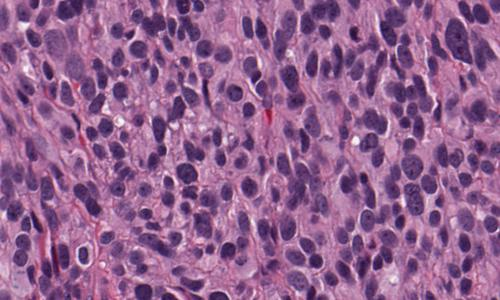
#> input picture process/stardist_elise/data/images/histo.jpg, 500 x 300 px
$ python -i imdisplay.py   (imports and definitions only)
#> lines starting #> are read from the running program, lines starting #| are printed output that depends on the picture
#> further down, picture is the input picture: shape (300, 500, 3); mean B, G, R 143.9, 98, 147.5

import os
import numpy as np
import math
import matplotlib.pyplot as plt
from matplotlib import gridspec
import cv2


# [115 lines left out: functions imagesc3D, imagesc3D_2, process_key, previous_slice, update_slice, next_slice, not called in this run]

    # [8 lines of commented-out code are left out]

class LineBuilder:
    # [13 lines left out: functions __init__, __call__, not called in this run]


def mergeImageWithMask(im, mask=None, color=None):
    from skimage.morphology import erosion, dilation, ball
    if color is None:
        color=[1, 1, 1]
    if mask is not None:
        if np.prod(mask.shape) >0:
            # maskD=cv2.dilate(np.uint8(mask), np.ones((3,3)))
            maskD = dilation(np.uint8(mask), ball(3))
            maskD -= np.uint8(mask)
            maxVal = np.max(im)
            if len(im.shape)==3:
                for z in range(0, im.shape[2]):
                    im[maskD > 0] = maxVal * color
            else:
                im[maskD>0]=maxVal*color[0]
            # [9 lines of commented-out code are left out]
    return im

def getImageDescription(im, title=None):
    typeStr=str(im.dtype.type).split("'")[1].split('.')[1]
#> typeStr = 'uint8'
    if title is None:
        title=""

    title+= " " + typeStr + ' ['
#> title = ' uint8 ['
    for c in range(0, len(im.shape)-1):
        title+=str(im.shape[c]) + ', '
    title+=str(im.shape[-1]) + ']'
#> title = ' uint8 [300, 500, 3]'
    return title, typeStr

def imagesc(im, mask=None, title=None, color=None, colorbar=True):
    (title, typeStr)=getImageDescription(im, title)
#> title = ' uint8 [300, 500, 3]'; typeStr = 'uint8'
    im=mergeImageWithMask(im, mask, color)

    plt.imshow(im)
    if (colorbar) & (typeStr != "bool_"):
        plt.colorbar()
    plt.title(title)
    plt.show()
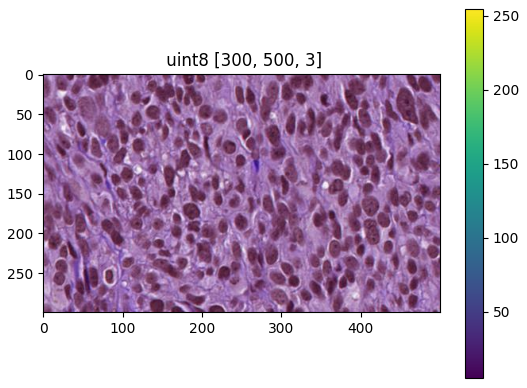
#> figure drawn by matplotlib, 2 panels; B, G, R data is drawn as R, G, B

# [8 lines left out: function random_image, not called in this run]


# [5 lines not run here, left out]

>>> import cv2
>>> picture = cv2.imread('stardist_elise/data/images/histo.jpg')
>>> result = imagesc(picture)
